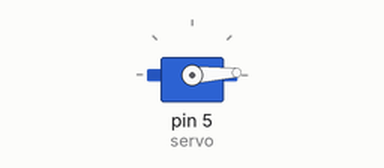
This sketch was run on a simulated Arduino Uno, built with avr-gcc and run on an emulated ATmega328P. On the bench: servo.

Above: at 0.05 s.
At 1.3 s:
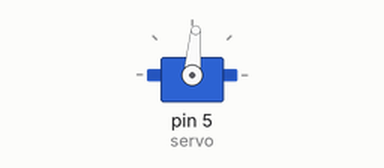
At 2.6 s:
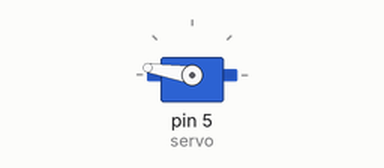
At 5.2 s:
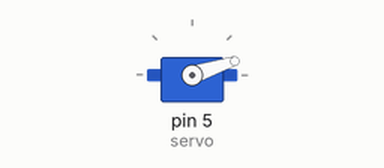
Timing chart, 0 to 13.6 s (numbered marks = the images above):
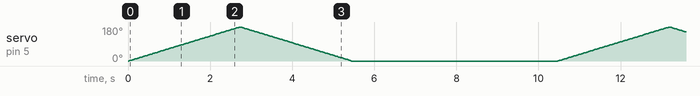

The sketch:

servo_rotation.ino
```cpp
#include <Servo.h>

Servo servo;
int pos = 0;
int increment = 1;

void setup() {
  servo.attach(5); // attach the servo to pin 5
}

void loop() {
  // move the servo back and forth
  for (pos = 0; pos <= 180; pos += increment) {
    servo.write(pos);
    delay(15);
  }
  for (pos = 180; pos >= 0; pos -= increment) {
    servo.write(pos);
    delay(15);
  }

  delay(5000); // wait 5 seconds before repeating
}
```
